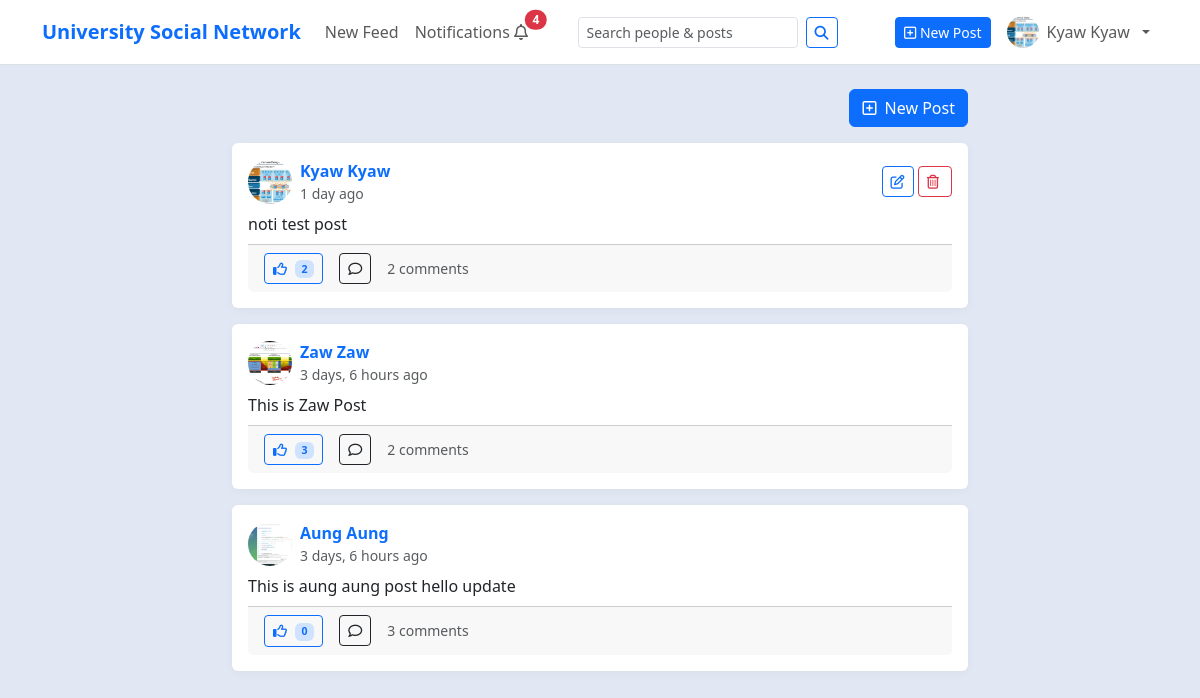
Screenshot of / (signed in) with the database file from the repository.
### myapp/models.py (models this page shows, shortened)
class User(AbstractBaseUser, PermissionsMixin):
    email = models.EmailField(unique=True)
    is_staff = models.BooleanField(default=False)
    is_active = models.BooleanField(default=True)
    date_joined = models.DateTimeField(default=timezone.now)
    objects = UserManager()
    USERNAME_FIELD = "email"
    REQUIRED_FIELDS = []

class Profile(models.Model):
    MAJOR = [
        ('CST', 'CST'),
        ('CS',  'Computer Science (CS)'),
        ('CT',  'Computer Technology (CT)'),
    ]
    ACADEMIC_YEAR = [
        ('FIRST_YEAR',  'first year'),
        ('SECOND_YEAR', 'Second year'),
        ('THIRD_YEAR',  'Third year'),
        ('FORUTH_YEAR', 'Fourth year'),
        ('FINAL_YEAR',  'Final year'),
    ]
    user = models.OneToOneField(
        settings.AUTH_USER_MODEL,
        on_delete=models.CASCADE,
        related_name="profile",
    )
    full_name = models.CharField(max_length=150, blank=True)
    bio = models.TextField(blank=True)
    major = models.CharField(max_length=15, choices=MAJOR, blank=True, null=True)
    year = models.CharField(max_length=15, choices=ACADEMIC_YEAR, blank=True, null=True)
    roll_no = models.CharField(max_length=15, blank=True, null=True)
    photo = models.ImageField(upload_to='profile', blank=True, null=True)
    phone_no = models.CharField(max_length=15, blank=True, null=True)
    posts_count = models.PositiveIntegerField(default=0)
    followers_count = models.PositiveIntegerField(default=0)
    following_count = models.PositiveIntegerField(default=0)

class Post(models.Model):
    author = models.ForeignKey(settings.AUTH_USER_MODEL, on_delete=models.CASCADE, related_name="posts")
    text = models.TextField(blank=True)
    photo = models.ImageField(upload_to='post', blank=True, null=True)
    is_edited = models.BooleanField(default=False)
    created_at = models.DateTimeField(default=timezone.now, db_index=True)
    updated_at = models.DateTimeField(auto_now=True)
    comments_count = models.PositiveIntegerField(default=0)
    likes_count = models.PositiveIntegerField(default=0)
    saves_count = models.PositiveIntegerField(default=0)
    class Meta:
        indexes = [
            models.Index(fields=["-created_at"]),
            models.Index(fields=["author", "-created_at"]),
        ]

### myapp/views.py (the view)
# urls.py: path("", views.feed, name="feed"),
@login_required
def feed(request):
    if request.user.is_staff or request.user.is_superuser:
        return redirect("admindashboard:home")
    qs = (
        Post.objects
        .select_related("author", "author__profile")
        .order_by("-created_at")
    )
    page_obj = _paginate(request, qs, per_page=10)
    return render(request, "social/feed.html", {"page_obj": page_obj})

### myapp/context_processors.py (called while the page is built)
def unread_notifications_count(request):
    if request.user.is_authenticated:
        c = Notification.objects.filter(recipient=request.user, is_read=False).count()
    else:
        c = 0
    return {'unread_count': c}

### myapp/views.py (called while the page is built)
def _paginate(request, queryset, per_page=10):
    page_number = request.GET.get("page", 1)
    paginator = Paginator(queryset, per_page)
    try:
        page_obj = paginator.page(page_number)
    except PageNotAnInteger:
        page_obj = paginator.page(1)
    except EmptyPage:
        page_obj = paginator.page(paginator.num_pages)
    return page_obj

### templates/social/feed.html (shortened to what this page needs)
{% extends "social/base.html" %}
{% load static %}
{% block content %}
<div class="row">
  <div class="col-lg-8 mx-auto">
    <div class="d-flex justify-content-end mb-3">
      <a class="btn btn-primary" href="{% url 'social:post-create' %}">
        <i class="fa-regular fa-square-plus me-1"></i> New Post
      </a>
    </div>
    {% for post in page_obj %}
      {% include "social/post_card.html" with post=post %}
    {% empty %}
      <div class="alert alert-info">
        No posts yet. Follow someone or create your first post!
      </div>
    {% endfor %}
  </div>
</div>
{% endblock %}

### templates/social/nav_bar.html (shortened to what this page needs)
{% load static %}
<nav class="navbar navbar-expand-lg navbar-light bg-white border-bottom sticky-top">
  <div class="container">
    <a class="navbar-brand fw-bold text-primary" href="{% url 'social:feed' %}">
      University Social Network
    </a>
    <div id="nav" class="collapse navbar-collapse">
      <ul class="navbar-nav me-auto">
        <li class="nav-item">
          <a class="nav-link" href="{% url 'social:feed' %}">New Feed</a>
        </li>
        <li class="nav-item">
          <a class="nav-link position-relative" href="{% url 'social:notifications' %}">
            Notifications <i class="fa-regular fa-bell"></i>
            <span id="notif-badge"
                  class="position-absolute start-100 translate-middle badge rounded-pill text-bg-danger {% if not unread_count %}d-none{% endif %}">
              {% if unread_count and unread_count > 0 %}{{ unread_count }}{% endif %}
            </span>
          </a>
        </li>
      </ul>
      <form class="d-flex me-3 my-2 my-lg-0" role="search" action="{% url 'social:search' %}" method="get">
        <input class="form-control form-control-sm me-2"
               type="search"
               name="q"
               placeholder="Search people & posts"
               value="{{ request.GET.q|default:'' }}"
               aria-label="Search">
        <button class="btn btn-sm btn-outline-primary" type="submit">
          <i class="fa-solid fa-magnifying-glass"></i>
        </button>
      </form>
      <ul class="navbar-nav ms-auto align-items-center">
        {% if request.user.is_authenticated %}
          <li class="nav-item me-2 d-none d-lg-block">
            <a class="btn btn-sm btn-primary" href="{% url 'social:post-create' %}">
              <i class="fa-regular fa-square-plus"></i> New Post
            </a>
          </li>
          <li class="nav-item dropdown">
            <a class="nav-link dropdown-toggle d-flex align-items-center gap-2" href="#" role="button"
               data-bs-toggle="dropdown" aria-expanded="false">
              {% if request.user.profile.photo %}
                <img src="{{ request.user.profile.photo.url }}"
                     alt="Avatar"
                     style="width:32px;height:32px;border-radius:50%;object-fit:cover;">
              {% else %}
                <span class="d-inline-flex align-items-center justify-content-center rounded-circle bg-secondary text-white"
                      style="width:32px;height:32px;font-size:14px;">
                  <i class="fa-solid fa-user"></i>
                </span>
              {% endif %}
              <span class="d-none d-sm-inline">
                {% firstof request.user.profile.full_name request.user.email %}
              </span>
            </a>
          </li>
        {% endif %}
      </ul>
    </div>
  </div>
</nav>

### templates/social/post_card.html (shortened to what this page needs)
{% load static %}
<div class="card mb-3" id="post-card-{{ post.id }}">
  <div class="card-body">
    <div class="d-flex align-items-center gap-2 mb-2">
      <img class="avatar"
           src="{% if post.author.profile.photo %}{{ post.author.profile.photo.url }}{% else %}{% static 'default-avatar.png' %}{% endif %}"
           alt="">
      <div>
        <a class="fw-semibold text-decoration-none" href="{% url 'social:profile-detail' post.author.id %}">
          {% with prof=post.author.profile %}
            {% if prof and prof.full_name %}
              {{ prof.full_name }}
            {% else %}
              {{ post.author.email }}
            {% endif %}
          {% endwith %}
        </a>
        <div class="text-muted small">{{ post.created_at|timesince }} ago</div>
      </div>
      <div class="ms-auto">
        {% if request.user.id == post.author_id %}
          <a class="btn btn-sm btn-outline-primary" href="{% url 'social:post-edit' post.id %}">
            <i class="fa-regular fa-pen-to-square"></i>
          </a>
          <button type="button"
                  class="btn btn-outline-danger btn-sm"
                  data-bs-toggle="modal"
                  data-bs-target="#confirmDeleteModal-{{ post.id }}">
            <i class="fa-regular fa-trash-can me-1"></i>
          </button>
        {% endif %}
      </div>
    </div>
    <a href="{% url 'social:post-detail' post.id %}" class="text-decoration-none text-body">
      {% if post.text %}
        <p class="mb-2">{{ post.text|linebreaksbr }}</p>
      {% endif %}
    </a>
    <div class="card-footer d-flex align-items-center gap-3">
      <button class="btn btn-sm {% if post.is_liked %}btn-primary{% else %}btn-outline-primary{% endif %} like-btn"
              data-id="{{ post.id }}">
        {% if post.is_liked %}
          <i class="fa-solid fa-thumbs-up me-1"></i>
        {% else %}
          <i class="fa-regular fa-thumbs-up me-1"></i>
        {% endif %}
        <span class="badge bg-primary-subtle text-primary" id="like-count-{{ post.id }}">
          {{ post.likes_count }}
        </span>
      </button>
      <a class="btn btn-sm btn-outline-dark" href="{% url 'social:post-detail' post.id %}">
        <i class="fa-regular fa-comment"></i>
      </a>
      <span class="text-muted small">{{ post.comments_count }} comments</span>
    </div>
  </div>
</div>

### templates/social/base.html (style rules this page uses)
body { background: #e1e7f3; }
.card { border: 0; box-shadow: 0 2px 10px rgba(0,0,0,.04); }
.avatar { width:44px; height:44px; border-radius:50%; object-fit:cover; }

### rows the page displays
User: user.profile.photo (picture), full_name "Kyaw Kyaw"
Post: author.photo (picture), author.profile.full_name "Kyaw Kyaw", created_at "1 day", text "noti test post", likes_count "2", comments_count "2"
Post: author.photo (picture), author.profile.full_name "Zaw Zaw", created_at "3 days, 6 hours", text "This is Zaw Post", likes_count "3", comments_count "2"
Post: author.photo (picture), author.profile.full_name "Aung Aung", created_at "3 days, 6 hours", text "This is aung aung post hello update", likes_count "0", comments_count "3"

### other values shown
{{ unread_count }} "4"
